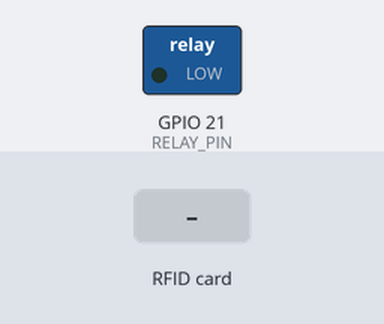
Recording of a sketch running on a simulated ESP32. Shown: switched loads named in the sketch (green lamp = pin HIGH). Inputs (shaded band) come from the test bench. WiFi joins after 1.5 s; servers stay silent unless stated; uploads are accepted with an empty reply; what the sketch prints to the serial monitor is not drawn.

Above: at 2.7 s.
2.8 s: RFID card 5E 7A 19 C4 held to the reader
At 3.4 s:
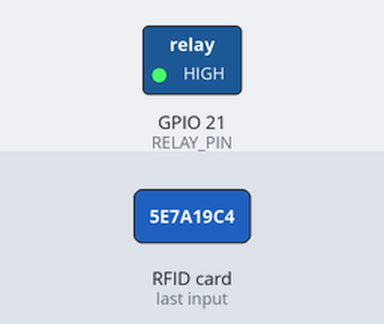
Timing chart, 0 to 9.5 s (numbered marks = the images above; inputs shaded):
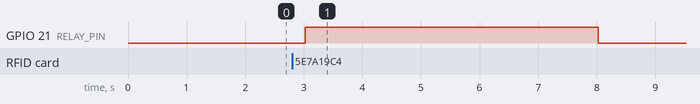

Measured:
- after the input at 2.8 s, GPIO 21 (RELAY_PIN): LOW → HIGH after 0.22 s, → LOW 5.0 s later

The sketch:

door-esp32.ino
```cpp
#include <WiFi.h>
#include <HTTPClient.h>
#include <ArduinoJson.h>
#include <SPI.h>
#include <MFRC522.h>
//#include <Wire.h>
//#include <LiquidCrystal_I2C.h>
#include <vector>

// --- CONFIGURAÇÕES ---
// As credenciais (Wi-Fi, endereço do servidor e token da API) ficam em
// "secrets.h", que NÃO vai para o git. Para compilar:
//   1. copie secrets.example.h para secrets.h (na mesma pasta deste sketch)
//   2. preencha os valores
#include "secrets.h"

// Pinos do Leitor RFID RC522
// --- CONFIGURAÇÃO DOS PINOS (Hardware) ---

// Pinos para o leitor RFID MFRC522 (conexão SPI padrão)
#define RST_PIN   22  // Pino de Reset
#define SS_PIN    5   // Pino "Slave Select" ou "Chip Select"

// Pino que aciona o módulo relé
#define RELAY_PIN 21

// --- FIM DAS CONFIGURAÇÕES ---


// Instancia o objeto do leitor RFID
MFRC522 mfrc522(SS_PIN, RST_PIN);


/**
 * @brief Função de inicialização principal. Executada uma vez quando o ESP32 liga.
 */
void setup() {
    Serial.begin(115200);
    Serial.println("\n\nAC-Door IFRS v2.0 - Iniciando...");

    // Configura o pino do relé como saída e garante que a porta comece travada
    pinMode(RELAY_PIN, OUTPUT);
    digitalWrite(RELAY_PIN, LOW); // LOW = Travado (pode ser HIGH dependendo do seu relé)

    // Inicializa os barramentos de comunicação
    SPI.begin();
    mfrc522.PCD_Init(); // Inicia o leitor MFRC522

    Serial.println("Leitor RFID inicializado com sucesso.");

    // Conecta-se à rede Wi-Fi
    setupWifi();

    Serial.println("\n>>> Sistema pronto! Aproxime um cartao. <<<");
}

/**
 * @brief Loop principal. Executado repetidamente após o setup.
 */
void loop() {
    // Procura por um novo cartão. Se encontrado, lê o UID.
    if (mfrc522.PICC_IsNewCardPresent() && mfrc522.PICC_ReadCardSerial()) {
        handleRfidScan();

        // Coloca o cartão em modo "halt" para permitir a leitura de um novo cartão.
        mfrc522.PICC_HaltA();
    }
}

/**
 * @brief Lida com a leitura de um cartão, envia para o servidor e age na resposta.
 */
void handleRfidScan() {
    String scannedUid = getCardUid();
    Serial.println("=============================================");
    Serial.print("Cartao lido com UID: ");
    Serial.println(scannedUid);
    Serial.println("Verificando permissao com o servidor...");

    // Pergunta ao servidor se o acesso é permitido para este UID
    bool accessGranted = checkAccessWithServer(scannedUid);

    // Age de acordo com a resposta do servidor
    if (accessGranted) {
        Serial.println("=> RESPOSTA DO SERVIDOR: ACESSO PERMITIDO! Abrindo a porta...");
        openDoor();
    } else {
        Serial.println("=> RESPOSTA DO SERVIDOR: ACESSO NEGADO!");
    }

    delay(2000); // Um delay para evitar leituras duplas e dar tempo de ler o log
    Serial.println("\n>>> Sistema pronto! Aproxime um cartao. <<<");
}

/**
 * @brief Envia o UID para o servidor Django e retorna true se o acesso for permitido.
 * @param uid O UID do cartão lido, no formato String.
 * @return true se o servidor responder com HTTP 200, false caso contrário.
 */
bool checkAccessWithServer(String uid) {
    // Garante que o Wi-Fi está conectado antes de tentar
    if (WiFi.status() != WL_CONNECTED) {
        Serial.println("ERRO: Sem conexao WiFi. Nao foi possivel verificar.");
        return false;
    }

    HTTPClient http;
    http.begin(logServerName);

    // Define os cabeçalhos da requisição HTTP
    http.addHeader("Authorization", "Token " + String(apiToken));
    http.addHeader("Content-Type", "application/json");

    // Cria o corpo da requisição no formato JSON: {"uid":"SEU_UID_AQUI"}
    String jsonPayload = "{\"uid\":\"" + uid + "\"}";

    // Envia a requisição POST com o payload JSON
    int httpCode = http.POST(jsonPayload);

    // Libera os recursos
    http.end();

    // Acesso é concedido apenas se o servidor responder com "200 OK"
    return (httpCode == 200);
}

/**
 * @brief Conecta-se à rede Wi-Fi definida nas configurações.
 */
void setupWifi() {
    Serial.print("Conectando ao WiFi: ");
    Serial.print(ssid);
    WiFi.begin(ssid, password);

    while (WiFi.status() != WL_CONNECTED) {
        delay(500);
        Serial.print(".");
    }

    Serial.println("\nWiFi conectado com sucesso!");
    Serial.print("Endereco de IP do ESP32: ");
    Serial.println(WiFi.localIP());
}

/**
 * @brief Lê o UID do cartão e o formata como uma String hexadecimal.
 * @return O UID formatado, ex: "A1 B2 C3 D4".
 */
String getCardUid() {
    String content = "";
    for (byte i = 0; i < mfrc522.uid.size; i++) {
        // Adiciona um espaço entre os bytes
        if (i > 0) {
            content += " ";
        }
        // Adiciona um zero à esquerda se o byte for menor que 0x10
        if (mfrc522.uid.uidByte[i] < 0x10) {
            content += "0";
        }
        content += String(mfrc522.uid.uidByte[i], HEX);
    }
    content.toUpperCase(); // Converte para maiúsculas
    return content;
}

/**
 * @brief Aciona o relé para abrir a porta por um tempo determinado.
 */
void openDoor() {
    digitalWrite(RELAY_PIN, HIGH); // HIGH = Destravado (pode ser LOW dependendo do relé)
    delay(5000);                   // Mantém a porta aberta por 5 segundos
    digitalWrite(RELAY_PIN, LOW);  // LOW = Travado
    Serial.println("Porta travada novamente.");
}
```

secrets.example.h
```cpp
// secrets.example.h
// Copie este arquivo para "secrets.h" (mesma pasta) e preencha os valores.
// O secrets.h esta no .gitignore: nunca envie credenciais para o repositorio.
#pragma once

// 1. REDE WI-FI
const char* ssid = "NOME_DA_REDE";
const char* password = "SENHA_DA_REDE";

// 2. ENDERECO DO SERVIDOR DJANGO
// Use o IP (e a porta) do servidor na rede local.
// Ex.: "http://192.168.1.15/api/v1/log-access/"
const char* logServerName = "http://IP_DO_SERVIDOR/api/v1/log-access/";

// 3. TOKEN DA API
// Gere no servidor com: python manage.py drf_create_token esp32_device
const char* apiToken = "TOKEN_GERADO_NO_SERVIDOR";
```
